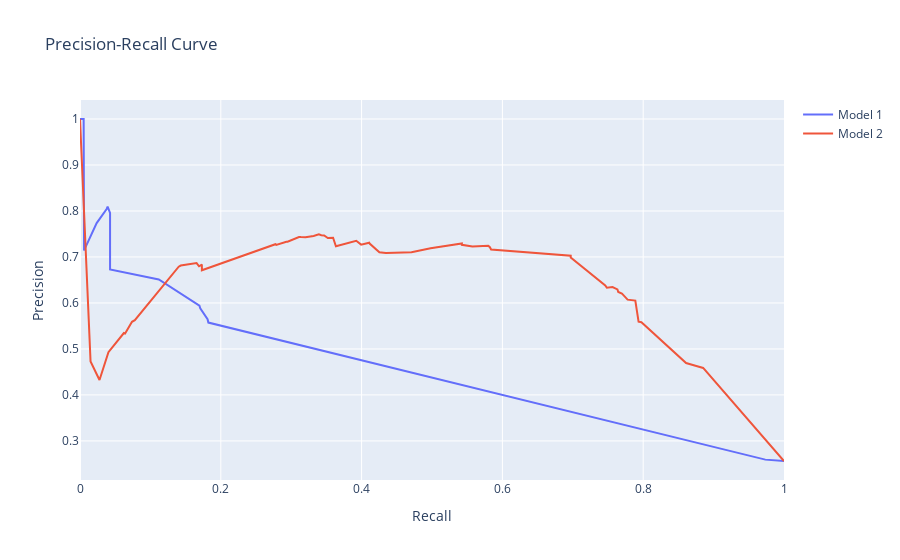

This figure's notebook cell:
### Markdown cell above
### Precision-Recall Curve
A useful visualization for understanding the trade-off between `precision` and `recall` is the `Precision-Recall (PR) Curve`. The `PR Curve` is a curve that combines `precision` and `recall` in a single visualization. For every threshold, you calculate `precision` and `recall` and plot it. The closer to the upper-right corner, the better your more is.

You can use this plot to make an educated decision when it comes to the `precision-recall` trade-off, where the higher the `recall` the lower the `precision`. Knowing at which `recall` your `precision` starts to fall fast can help you choose an optimal `threshold` and deliver a better model.

Spend some time playing with the interactive visualization below which displays the `PR Curve` for model 1 and model 2.

### Code cell
import plotly.graph_objs as go
from plotly.offline import init_notebook_mode, iplot
from sklearn.metrics import precision_recall_curve

# Initialize
init_notebook_mode(connected=True) 
fig = go.Figure()

# Model 1
y_scores = model.predict_proba(X_train)[:, 1]
model_precisions, model_recalls, model_thresholds = precision_recall_curve(y_true, y_scores)
model_thresholds = np.append(model_thresholds, [1.])
df1 = pd.DataFrame({'precision': model_precisions, 'recall': model_recalls, 'threshold': model_thresholds})
trace1 = go.Scatter(x=df1['recall'], y=df1['precision'], name='Model 1', mode='lines', hovertext=df1['threshold'],
                    hovertemplate='Precision=%{y}<br>Recall=%{x}<br>Threshold=%{hovertext}')

# Model 2
y_scores2 = model2.predict_proba(X_train2)[:, 1]
model_precisions2, model_recalls2, model_thresholds2 = precision_recall_curve(y_true2, y_scores2)
model_thresholds2 = np.append(model_thresholds2, [1.])
df2 = pd.DataFrame({'precision': model_precisions2, 'recall': model_recalls2, 'threshold': model_thresholds2})
trace2 = go.Scatter(x=df2['recall'], y=df2['precision'], name='Model 2', mode='lines', hovertext=df2['threshold'],
                    hovertemplate='Precision=%{y}<br>Recall=%{x}<br>Threshold=%{hovertext}')

layout = go.Layout(title='Precision-Recall Curve',
                   xaxis=dict(title='Recall'),
                   yaxis=dict(title='Precision'))

fig = go.Figure(data=[trace1, trace2], layout=layout)
fig.layout.update(hovermode='closest')

iplot(fig)

### Figure 1 — Plotly figure (JSON) as saved in the notebook; plotly's stock layout.template omitted (floating-point values rounded to 4 significant figures)
{"data": [{"hovertemplate": "Precision=%{y}<br>Recall=%{x}<br>Threshold=%{hovertext}", "hovertext": [0.134, 0.1839, 0.2358, 0.285, 0.3101, 0.3961, 0.4428, 0.5667, 0.6139, 0.6282, 0.6851, 0.7111, 0.7602, 0.7711, 0.8308, 0.8486, 0.9596, 0.9719, 1], "mode": "lines", "name": "Model 1", "type": "scatter", "x": [1, 0.9735, 0.9735, 0.1823, 0.1812, 0.1708, 0.1696, 0.1119, 0.0427, 0.0427, 0.0427, 0.03924, 0.03808, 0.02366, 0.00577, 0.005193, 0.004616, 0.004039, 0], "y": [0.2563, 0.2592, 0.2593, 0.5573, 0.5647, 0.5885, 0.5939, 0.651, 0.6727, 0.6852, 0.7957, 0.8095, 0.8049, 0.7736, 0.7143, 1, 1, 1, 1]}, {"hovertemplate": "Precision=%{y}<br>Recall=%{x}<br>Threshold=%{hovertext}", "hovertext": [0.08241, 0.1045, 0.1513, 0.1575, 0.1806, 0.1882, 0.1905, 0.1955, 0.2227, 0.2342, 0.2707, 0.3045, 0.3146, 0.3185, 0.3255, 0.3288, 0.3378, 0.3626, 0.3662, 0.3736, 0.3778, 0.389, 0.3986, 0.4288, 0.4768, 0.4931, 0.5031, 0.515, 0.5342, 0.5422, 0.546, 0.5559, 0.5583, 0.5682, 0.572, 0.5798, 0.5985, 0.6098, 0.6193, 0.6346, 0.6783, 0.7048, 0.7131, 0.7227, 0.7263, 0.7326, 0.7356, 0.7563, 0.7636, 0.7664, 0.7721, 0.7752, 0.7833, 0.81, 0.8381, 0.8467, 0.8669, 0.8706, 0.8723, 0.8777, 0.8943, 0.8987, 0.9313, 0.9463, 1], "mode": "lines", "name": "Model 2", "type": "scatter", "x": [1, 0.8938, 0.8852, 0.8742, 0.8609, 0.7975, 0.7934, 0.7888, 0.7778, 0.7709, 0.7698, 0.7646, 0.7634, 0.7588, 0.7565, 0.7484, 0.7461, 0.6971, 0.6971, 0.584, 0.5834, 0.5822, 0.5799, 0.5574, 0.5424, 0.5424, 0.5424, 0.498, 0.4709, 0.4345, 0.4334, 0.4253, 0.4114, 0.4108, 0.3993, 0.3924, 0.3635, 0.3595, 0.352, 0.3468, 0.3428, 0.3393, 0.3318, 0.3203, 0.3139, 0.311, 0.2949, 0.2931, 0.2787, 0.2776, 0.1731, 0.1731, 0.1691, 0.1656, 0.1431, 0.1414, 0.1402, 0.0779, 0.07386, 0.06405, 0.06232, 0.04039, 0.0277, 0.015, 0], "y": [0.2563, 0.4438, 0.4587, 0.4633, 0.4693, 0.5582, 0.5592, 0.6051, 0.6072, 0.6185, 0.6205, 0.6238, 0.6294, 0.6328, 0.6346, 0.633, 0.6382, 0.6987, 0.7027, 0.7162, 0.7196, 0.7212, 0.7246, 0.7225, 0.7264, 0.7276, 0.7292, 0.7192, 0.7102, 0.7084, 0.7085, 0.71, 0.729, 0.731, 0.7269, 0.7351, 0.7233, 0.7417, 0.7412, 0.7466, 0.7472, 0.749, 0.7458, 0.743, 0.7432, 0.7434, 0.7331, 0.733, 0.7263, 0.7277, 0.6711, 0.6834, 0.6798, 0.6866, 0.6813, 0.6787, 0.6788, 0.5625, 0.559, 0.5337, 0.5347, 0.493, 0.4324, 0.4727, 1]}], "layout": {"autosize": true, "hovermode": "closest", "title": {"text": "Precision-Recall Curve"}, "xaxis": {"autorange": true, "range": [0, 1], "title": {"text": "Recall"}, "type": "linear"}, "yaxis": {"autorange": true, "range": [0.215, 1.041], "title": {"text": "Precision"}, "type": "linear"}}}
